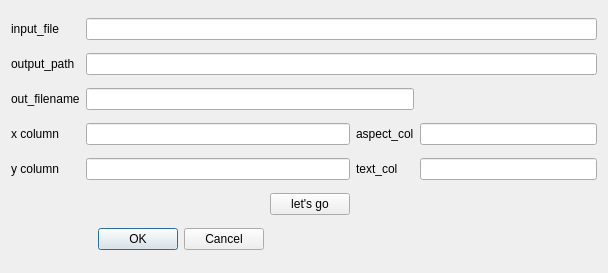
<?xml version="1.0" encoding="UTF-8"?>
<ui version="4.0">
 <class>Sentiment_Classifier</class>
 <widget class="QDialog" name="Sentiment_Classifier">
  <property name="geometry">
   <rect>
    <x>0</x>
    <y>0</y>
    <width>608</width>
    <height>273</height>
   </rect>
  </property>
  <property name="windowTitle">
   <string>Sentiment_Classifier</string>
  </property>
  <layout class="QGridLayout" name="gridLayout">
   <item row="0" column="1" colspan="4">
    <widget class="QLineEdit" name="infile"/>
   </item>
   <item row="1" column="1" colspan="4">
    <widget class="QLineEdit" name="outdir"/>
   </item>
   <item row="2" column="1" colspan="3">
    <widget class="QLineEdit" name="filenamestr"/>
   </item>
   <item row="3" column="1" colspan="2">
    <widget class="QLineEdit" name="xvalue"/>
   </item>
   <item row="3" column="3">
    <widget class="QLabel" name="aspectcol">
     <property name="text">
      <string>aspect_col</string>
     </property>
    </widget>
   </item>
   <item row="3" column="0">
    <widget class="QLabel" name="xcol">
     <property name="text">
      <string>x column</string>
     </property>
    </widget>
   </item>
   <item row="6" column="2">
    <widget class="QPushButton" name="pbgo">
     <property name="text">
      <string>let's go</string>
     </property>
    </widget>
   </item>
   <item row="7" column="1">
    <widget class="QDialogButtonBox" name="button_box">
     <property name="orientation">
      <enum>Qt::Horizontal</enum>
     </property>
     <property name="standardButtons">
      <set>QDialogButtonBox::Cancel|QDialogButtonBox::Ok</set>
     </property>
    </widget>
   </item>
   <item row="2" column="0">
    <widget class="QLabel" name="filename">
     <property name="text">
      <string>out_filename</string>
     </property>
    </widget>
   </item>
   <item row="5" column="0">
    <widget class="QLabel" name="ycol">
     <property name="text">
      <string>y column</string>
     </property>
    </widget>
   </item>
   <item row="5" column="4">
    <widget class="QLineEdit" name="text"/>
   </item>
   <item row="5" column="3">
    <widget class="QLabel" name="textcol">
     <property name="text">
      <string>text_col</string>
     </property>
    </widget>
   </item>
   <item row="0" column="0">
    <widget class="QLabel" name="inputpath">
     <property name="text">
      <string>input_file</string>
     </property>
    </widget>
   </item>
   <item row="1" column="0">
    <widget class="QLabel" name="outputpath">
     <property name="text">
      <string>output_path</string>
     </property>
    </widget>
   </item>
   <item row="3" column="4">
    <widget class="QLineEdit" name="aspects"/>
   </item>
   <item row="5" column="1" colspan="2">
    <widget class="QLineEdit" name="yvalue"/>
   </item>
  </layout>
 </widget>
 <resources/>
 <connections>
  <connection>
   <sender>button_box</sender>
   <signal>rejected()</signal>
   <receiver>Sentiment_Classifier</receiver>
   <slot>reject()</slot>
   <hints>
    <hint type="sourcelabel">
     <x>20</x>
     <y>20</y>
    </hint>
    <hint type="destinationlabel">
     <x>20</x>
     <y>20</y>
    </hint>
   </hints>
  </connection>
 </connections>
</ui>
